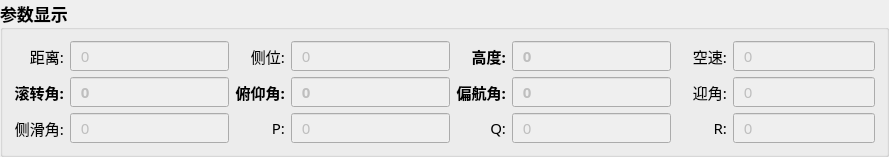
       <widget class="QGroupBox" name="a1">
        <property name="sizePolicy">
         <sizepolicy hsizetype="Expanding" vsizetype="Preferred">
          <horstretch>0</horstretch>
          <verstretch>0</verstretch>
         </sizepolicy>
        </property>
        <property name="minimumSize">
         <size>
          <width>141</width>
          <height>0</height>
         </size>
        </property>
        <property name="font">
         <font>
          <family>微软雅黑</family>
          <pointsize>13</pointsize>
          <weight>75</weight>
          <bold>true</bold>
         </font>
        </property>
        <property name="title">
         <string>参数显示</string>
        </property>
        <layout class="QGridLayout" name="gridLayout_3">
         <item row="0" column="0">
          <widget class="QLabel" name="label_11">
           <property name="minimumSize">
            <size>
             <width>50</width>
             <height>28</height>
            </size>
           </property>
           <property name="font">
            <font>
             <family>微软雅黑</family>
             <pointsize>11</pointsize>
             <weight>50</weight>
             <bold>false</bold>
            </font>
           </property>
           <property name="text">
            <string>距离:</string>
           </property>
           <property name="alignment">
            <set>Qt::AlignRight|Qt::AlignTrailing|Qt::AlignVCenter</set>
           </property>
          </widget>
         </item>
         <item row="0" column="1">
          <widget class="QLineEdit" name="XEdit">
           <property name="enabled">
            <bool>false</bool>
           </property>
           <property name="minimumSize">
            <size>
             <width>50</width>
             <height>28</height>
            </size>
           </property>
           <property name="font">
            <font>
             <family>微软雅黑</family>
             <pointsize>11</pointsize>
             <weight>50</weight>
             <bold>false</bold>
            </font>
           </property>
           <property name="text">
            <string>  0</string>
           </property>
           <property name="alignment">
            <set>Qt::AlignLeading|Qt::AlignLeft|Qt::AlignVCenter</set>
           </property>
          </widget>
         </item>
         <item row="0" column="2">
          <widget class="QLabel" name="label_10">
           <property name="minimumSize">
            <size>
             <width>50</width>
             <height>28</height>
            </size>
           </property>
           <property name="font">
            <font>
             <family>微软雅黑</family>
             <pointsize>11</pointsize>
             <weight>50</weight>
             <bold>false</bold>
            </font>
           </property>
           <property name="text">
            <string>侧位:</string>
           </property>
           <property name="alignment">
            <set>Qt::AlignRight|Qt::AlignTrailing|Qt::AlignVCenter</set>
           </property>
          </widget>
         </item>
         <item row="0" column="3">
          <widget class="QLineEdit" name="YEdit">
           <property name="enabled">
            <bool>false</bool>
           </property>
           <property name="minimumSize">
            <size>
             <width>50</width>
             <height>28</height>
            </size>
           </property>
           <property name="font">
            <font>
             <family>微软雅黑</family>
             <pointsize>11</pointsize>
             <weight>50</weight>
             <bold>false</bold>
            </font>
           </property>
           <property name="text">
            <string>  0</string>
           </property>
           <property name="alignment">
            <set>Qt::AlignLeading|Qt::AlignLeft|Qt::AlignVCenter</set>
           </property>
          </widget>
         </item>
         <item row="0" column="4">
          <widget class="QLabel" name="label_9">
           <property name="minimumSize">
            <size>
             <width>50</width>
             <height>28</height>
            </size>
           </property>
           <property name="font">
            <font>
             <family>微软雅黑</family>
             <pointsize>11</pointsize>
             <weight>75</weight>
             <bold>true</bold>
            </font>
           </property>
           <property name="text">
            <string>高度:</string>
           </property>
           <property name="alignment">
            <set>Qt::AlignRight|Qt::AlignTrailing|Qt::AlignVCenter</set>
           </property>
          </widget>
         </item>
         <item row="0" column="5">
          <widget class="QLineEdit" name="HEdit">
           <property name="enabled">
            <bool>false</bool>
           </property>
           <property name="minimumSize">
            <size>
             <width>50</width>
             <height>28</height>
            </size>
           </property>
           <property name="font">
            <font>
             <family>微软雅黑</family>
             <pointsize>11</pointsize>
             <weight>75</weight>
             <bold>true</bold>
            </font>
           </property>
           <property name="text">
            <string>  0</string>
           </property>
           <property name="alignment">
            <set>Qt::AlignLeading|Qt::AlignLeft|Qt::AlignVCenter</set>
           </property>
          </widget>
         </item>
         <item row="0" column="6">
          <widget class="QLabel" name="label_46">
           <property name="minimumSize">
            <size>
             <width>50</width>
             <height>28</height>
            </size>
           </property>
           <property name="font">
            <font>
             <family>微软雅黑</family>
             <pointsize>11</pointsize>
             <weight>50</weight>
             <bold>false</bold>
            </font>
           </property>
           <property name="text">
            <string>空速:</string>
           </property>
           <property name="alignment">
            <set>Qt::AlignRight|Qt::AlignTrailing|Qt::AlignVCenter</set>
           </property>
          </widget>
         </item>
         <item row="0" column="7">
          <widget class="QLineEdit" name="VtEdit">
           <property name="enabled">
            <bool>false</bool>
           </property>
           <property name="minimumSize">
            <size>
             <width>50</width>
             <height>28</height>
            </size>
           </property>
           <property name="font">
            <font>
             <family>微软雅黑</family>
             <pointsize>11</pointsize>
             <weight>50</weight>
             <bold>false</bold>
            </font>
           </property>
           <property name="text">
            <string>  0</string>
           </property>
           <property name="alignment">
            <set>Qt::AlignLeading|Qt::AlignLeft|Qt::AlignVCenter</set>
           </property>
          </widget>
         </item>
         <item row="1" column="0">
          <widget class="QLabel" name="label_19">
           <property name="minimumSize">
            <size>
             <width>50</width>
             <height>28</height>
            </size>
           </property>
           <property name="font">
            <font>
             <family>微软雅黑</family>
             <pointsize>11</pointsize>
             <weight>75</weight>
             <bold>true</bold>
            </font>
           </property>
           <property name="text">
            <string>滚转角:</string>
           </property>
           <property name="alignment">
            <set>Qt::AlignRight|Qt::AlignTrailing|Qt::AlignVCenter</set>
           </property>
          </widget>
         </item>
         <item row="1" column="1">
          <widget class="QLineEdit" name="phiEdit">
           <property name="enabled">
            <bool>false</bool>
           </property>
           <property name="minimumSize">
            <size>
             <width>50</width>
             <height>28</height>
            </size>
           </property>
           <property name="font">
            <font>
             <family>微软雅黑</family>
             <pointsize>11</pointsize>
             <weight>75</weight>
             <bold>true</bold>
            </font>
           </property>
           <property name="text">
            <string>  0</string>
           </property>
           <property name="alignment">
            <set>Qt::AlignLeading|Qt::AlignLeft|Qt::AlignVCenter</set>
           </property>
          </widget>
         </item>
         <item row="1" column="2">
          <widget class="QLabel" name="label_18">
           <property name="minimumSize">
            <size>
             <width>50</width>
             <height>28</height>
            </size>
           </property>
           <property name="font">
            <font>
             <family>微软雅黑</family>
             <pointsize>11</pointsize>
             <weight>75</weight>
             <bold>true</bold>
            </font>
           </property>
           <property name="text">
            <string>俯仰角:</string>
           </property>
           <property name="alignment">
            <set>Qt::AlignRight|Qt::AlignTrailing|Qt::AlignVCenter</set>
           </property>
          </widget>
         </item>
         <item row="1" column="3">
          <widget class="QLineEdit" name="thetaEdit">
           <property name="enabled">
            <bool>false</bool>
           </property>
           <property name="minimumSize">
            <size>
             <width>50</width>
             <height>28</height>
            </size>
           </property>
           <property name="font">
            <font>
             <family>微软雅黑</family>
             <pointsize>11</pointsize>
             <weight>75</weight>
             <bold>true</bold>
            </font>
           </property>
           <property name="text">
            <string>  0</string>
           </property>
           <property name="alignment">
            <set>Qt::AlignLeading|Qt::AlignLeft|Qt::AlignVCenter</set>
           </property>
          </widget>
         </item>
         <item row="1" column="4">
          <widget class="QLabel" name="label_17">
           <property name="minimumSize">
            <size>
             <width>50</width>
             <height>28</height>
            </size>
           </property>
           <property name="font">
            <font>
             <family>微软雅黑</family>
             <pointsize>11</pointsize>
             <weight>75</weight>
             <bold>true</bold>
            </font>
           </property>
           <property name="text">
            <string>偏航角:</string>
           </property>
           <property name="alignment">
            <set>Qt::AlignRight|Qt::AlignTrailing|Qt::AlignVCenter</set>
           </property>
          </widget>
         </item>
         <item row="1" column="5">
          <widget class="QLineEdit" name="psiEdit">
           <property name="enabled">
            <bool>false</bool>
           </property>
           <property name="minimumSize">
            <size>
             <width>50</width>
             <height>28</height>
            </size>
           </property>
           <property name="font">
            <font>
             <family>微软雅黑</family>
             <pointsize>11</pointsize>
             <weight>75</weight>
             <bold>true</bold>
            </font>
           </property>
           <property name="text">
            <string>  0</string>
           </property>
           <property name="alignment">
            <set>Qt::AlignLeading|Qt::AlignLeft|Qt::AlignVCenter</set>
           </property>
          </widget>
         </item>
         <item row="1" column="6">
          <widget class="QLabel" name="label_8">
           <property name="minimumSize">
            <size>
             <width>50</width>
             <height>28</height>
            </size>
           </property>
           <property name="font">
            <font>
             <family>微软雅黑</family>
             <pointsize>11</pointsize>
             <weight>50</weight>
             <bold>false</bold>
            </font>
           </property>
           <property name="text">
            <string>迎角:</string>
           </property>
           <property name="alignment">
            <set>Qt::AlignRight|Qt::AlignTrailing|Qt::AlignVCenter</set>
           </property>
          </widget>
         </item>
         <item row="1" column="7">
          <widget class="QLineEdit" name="alphaEdit">
           <property name="enabled">
            <bool>false</bool>
           </property>
           <property name="minimumSize">
            <size>
             <width>50</width>
             <height>28</height>
            </size>
           </property>
           <property name="font">
            <font>
             <family>微软雅黑</family>
             <pointsize>11</pointsize>
             <weight>50</weight>
             <bold>false</bold>
            </font>
           </property>
           <property name="text">
            <string>  0</string>
           </property>
           <property name="alignment">
            <set>Qt::AlignLeading|Qt::AlignLeft|Qt::AlignVCenter</set>
           </property>
          </widget>
         </item>
         <item row="2" column="0">
          <widget class="QLabel" name="label_7">
           <property name="minimumSize">
            <size>
             <width>50</width>
             <height>28</height>
            </size>
           </property>
           <property name="font">
            <font>
             <family>微软雅黑</family>
             <pointsize>11</pointsize>
             <weight>50</weight>
             <bold>false</bold>
            </font>
           </property>
           <property name="text">
            <string>侧滑角:</string>
           </property>
           <property name="alignment">
            <set>Qt::AlignRight|Qt::AlignTrailing|Qt::AlignVCenter</set>
           </property>
          </widget>
         </item>
         <item row="2" column="1">
          <widget class="QLineEdit" name="betaEdit">
           <property name="enabled">
            <bool>false</bool>
           </property>
           <property name="minimumSize">
            <size>
             <width>50</width>
             <height>28</height>
            </size>
           </property>
           <property name="font">
            <font>
             <family>微软雅黑</family>
             <pointsize>11</pointsize>
             <weight>50</weight>
             <bold>false</bold>
            </font>
           </property>
           <property name="text">
            <string>  0</string>
           </property>
           <property name="alignment">
            <set>Qt::AlignLeading|Qt::AlignLeft|Qt::AlignVCenter</set>
           </property>
          </widget>
         </item>
         <item row="2" column="2">
          <widget class="QLabel" name="label_20">
           <property name="minimumSize">
            <size>
             <width>50</width>
             <height>28</height>
            </size>
           </property>
           <property name="font">
            <font>
             <family>微软雅黑</family>
             <pointsize>11</pointsize>
             <weight>50</weight>
             <bold>false</bold>
            </font>
           </property>
           <property name="text">
            <string>P:</string>
           </property>
           <property name="alignment">
            <set>Qt::AlignRight|Qt::AlignTrailing|Qt::AlignVCenter</set>
           </property>
          </widget>
         </item>
         <item row="2" column="3">
          <widget class="QLineEdit" name="pEdit">
           <property name="enabled">
            <bool>false</bool>
           </property>
           <property name="minimumSize">
            <size>
             <width>50</width>
             <height>28</height>
            </size>
           </property>
           <property name="font">
            <font>
             <family>微软雅黑</family>
             <pointsize>11</pointsize>
             <weight>50</weight>
             <bold>false</bold>
            </font>
           </property>
           <property name="text">
            <string>  0</string>
           </property>
           <property name="alignment">
            <set>Qt::AlignLeading|Qt::AlignLeft|Qt::AlignVCenter</set>
           </property>
          </widget>
         </item>
         <item row="2" column="4">
          <widget class="QLabel" name="label_21">
           <property name="minimumSize">
            <size>
             <width>50</width>
             <height>28</height>
            </size>
           </property>
           <property name="font">
            <font>
             <family>微软雅黑</family>
             <pointsize>11</pointsize>
             <weight>50</weight>
             <bold>false</bold>
            </font>
           </property>
           <property name="text">
            <string>Q:</string>
           </property>
           <property name="alignment">
            <set>Qt::AlignRight|Qt::AlignTrailing|Qt::AlignVCenter</set>
           </property>
          </widget>
         </item>
         <item row="2" column="5">
          <widget class="QLineEdit" name="qEdit">
           <property name="enabled">
            <bool>false</bool>
           </property>
           <property name="minimumSize">
            <size>
             <width>50</width>
             <height>28</height>
            </size>
           </property>
           <property name="font">
            <font>
             <family>微软雅黑</family>
             <pointsize>11</pointsize>
             <weight>50</weight>
             <bold>false</bold>
            </font>
           </property>
           <property name="text">
            <string>  0</string>
           </property>
           <property name="alignment">
            <set>Qt::AlignLeading|Qt::AlignLeft|Qt::AlignVCenter</set>
           </property>
          </widget>
         </item>
         <item row="2" column="6">
          <widget class="QLabel" name="label_45">
           <property name="minimumSize">
            <size>
             <width>50</width>
             <height>28</height>
            </size>
           </property>
           <property name="font">
            <font>
             <family>微软雅黑</family>
             <pointsize>11</pointsize>
             <weight>50</weight>
             <bold>false</bold>
            </font>
           </property>
           <property name="text">
            <string>R:</string>
           </property>
           <property name="alignment">
            <set>Qt::AlignRight|Qt::AlignTrailing|Qt::AlignVCenter</set>
           </property>
          </widget>
         </item>
         <item row="2" column="7">
          <widget class="QLineEdit" name="rEdit">
           <property name="enabled">
            <bool>false</bool>
           </property>
           <property name="minimumSize">
            <size>
             <width>50</width>
             <height>28</height>
            </size>
           </property>
           <property name="font">
            <font>
             <family>微软雅黑</family>
             <pointsize>11</pointsize>
             <weight>50</weight>
             <bold>false</bold>
            </font>
           </property>
           <property name="text">
            <string>  0</string>
           </property>
           <property name="alignment">
            <set>Qt::AlignLeading|Qt::AlignLeft|Qt::AlignVCenter</set>
           </property>
          </widget>
         </item>
        </layout>
       </widget>
